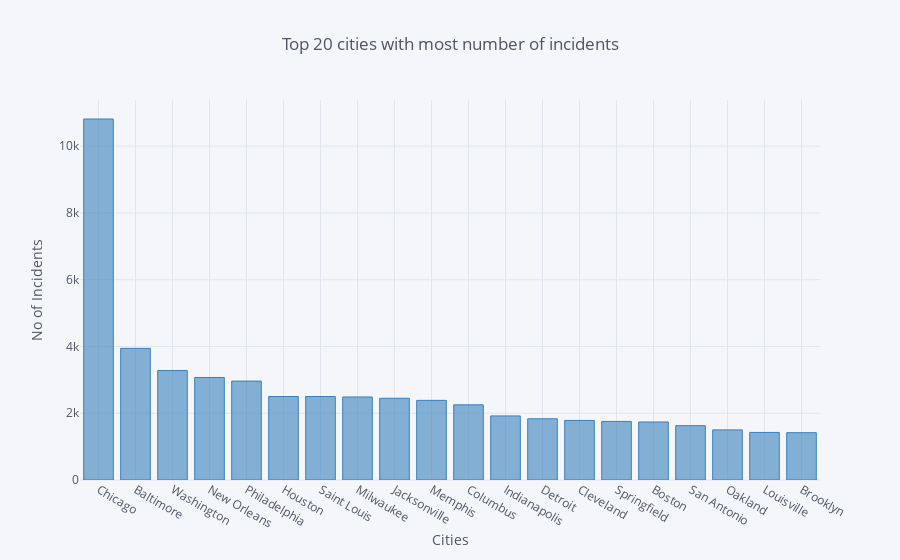

The cell this chart's notebook holds for it:
### Markdown cell above
**Top 20 cities with most number of incidents**  
We further drill down to find out the top 20 cities by most number of incidents

### Code cell
configure_plotly_browser_state()
city_bar = gun['city_or_county'].value_counts().head(20)
city_bar.iplot(kind='bar',colors='blue',title='Top 20 cities with most number of incidents',xTitle='Cities',yTitle='No of Incidents')

### Figure 1 — Plotly figure (JSON) as saved in the notebook; plotly's stock layout.template omitted (floating-point values rounded to 4 significant figures)
{"data": [{"name": "city_or_county", "uid": "ca0391c6-c926-11e8-be28-0242ac1c0002", "text": "", "y": [10814, 3943, 3279, 3071, 2963, 2501, 2501, 2487, 2448, 2386, 2252, 1920, 1834, 1784, 1755, 1737, 1628, 1501, 1425, 1418], "marker": {"color": "rgba(55, 128, 191, 0.6)", "line": {"color": "rgba(55, 128, 191, 1.0)", "width": 1}}, "x": ["Chicago", "Baltimore", "Washington", "New Orleans", "Philadelphia", "Houston", "Saint Louis", "Milwaukee", "Jacksonville", "Memphis", "Columbus", "Indianapolis", "Detroit", "Cleveland", "Springfield", "Boston", "San Antonio", "Oakland", "Louisville", "Brooklyn"], "type": "bar", "orientation": "v"}], "layout": {"title": "Top 20 cities with most number of incidents", "paper_bgcolor": "#F5F6F9", "plot_bgcolor": "#F5F6F9", "yaxis": {"tickfont": {"color": "#4D5663"}, "title": "No of Incidents", "showgrid": true, "zerolinecolor": "#E1E5ED", "titlefont": {"color": "#4D5663"}, "gridcolor": "#E1E5ED"}, "titlefont": {"color": "#4D5663"}, "xaxis": {"tickfont": {"color": "#4D5663"}, "title": "Cities", "showgrid": true, "zerolinecolor": "#E1E5ED", "titlefont": {"color": "#4D5663"}, "gridcolor": "#E1E5ED"}, "legend": {"bgcolor": "#F5F6F9", "font": {"color": "#4D5663"}}}}
